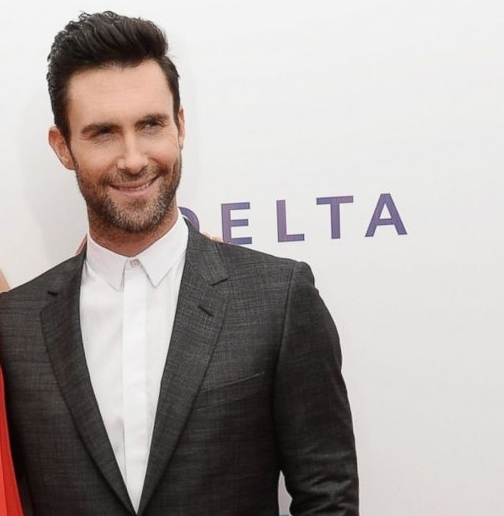
#> input picture face-alignment/faces_imgs/1.jpg, 504 x 516 px; its folder holds 5 pictures in this run
$ jupyter execute '人脸校正.ipynb'   (shell and % lines are left out)   (older library calls are emulated)
#> lines starting #> are read from the running program, lines starting #| are printed output that depends on the picture
[cell 1]
from skimage import io
import pickle
import os
import numpy as np

def load_faces_and_eyes(dir_name = 'faces_imgs', eye_path = './eyes.pickle'):

#> called with dir_name = 'faces_imgs', eye_path = './eyes.pickle'
    faces = dict()
    files = [(f, os.path.join(dir_name, f))  for f in os.listdir(dir_name)]
    for f, f_full in files:
        img = io.imread(f_full)
#> img is the input picture: shape (516, 504, 3); mean R, G, B 172.2, 165.2, 162.8
        faces[f] = img

    with open('./eyes.pickle', 'rb') as f:
#> (reads face-alignment/eyes.pickle from the repository)
        eyes = pickle.load(f)
#> eyes = {'2.jpg': [(108, 92), (145, 88)], '6.jpg': [(169, 133), (222, 126)], '4.jpg': [(146, 174), (211, 180)], '5.jpg': [(230, 121), (279, 114)], '3.jpg': [(173, 201), (246, 193)], '1.jpg': [(104, 132), (152, 124)]}

    return faces, eyes


faces, eyes = load_faces_and_eyes()
#> faces = 5 items

[cell 2]
face = faces['1.jpg']

[cell 3]
import matplotlib.pyplot as plt

plt.imshow(face)

[cell 4]
eyes
#> Out has the same summary as eyes in load_faces_and_eyes

[cell 5]
eye = eyes['1.jpg']
#> eye = [(104, 132), (152, 124)]

[cell 6]
eye
#> Out = [(104, 132), (152, 124)]

[cell 7]
plt.plot(eye[0][0], eye[0][1], 'ro')
plt.plot(eye[1][0], eye[1][1], 'ro')
plt.imshow(face)
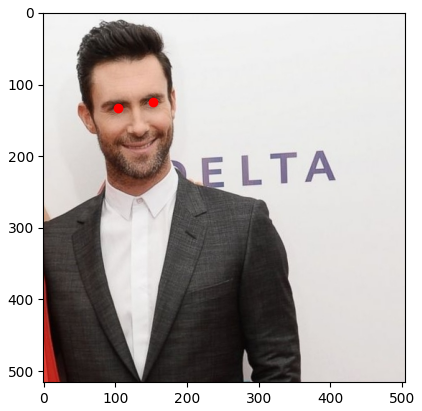
#> figure drawn by matplotlib, 1 panel

[cell 8]
"""
1.找到眼睛倾斜的角度和两眼距离
"""
p1 = np.array(eye[0])[::-1] # 左眼坐标
#> p1 = [132, 104]
p2 = np.array(eye[1])[::-1] # 右眼坐标
#> p2 = [124, 152]
dist = np.sqrt(np.sum(p1-p2)**2) # 两只眼睛之间的距离
#> dist = 40

[cell 9]
p1
#> Out = [132, 104]

[cell 10]
p2
#> Out = [124, 152]

[cell 11]
dist
#> Out = 40

[cell 12]
dp = p1 - p2
#> dp = [8, -48]

[cell 13]
angle = np.arctan(dp[0] / dp[1])
#> angle = -0.165

[cell 14]
angle
#> Out = -0.165

[cell 15]
# 两眼距离的中点
org_eye_center = np.array((p1 + p2) / 2, dtype=np.int)
#> org_eye_center = [128, 128]
# 图像的中点
org_image_center = np.array((np.array(face.shape[:2]) - 1) / 2, dtype=np.int)
#> org_image_center = [257, 251]

[cell 16]
org_eye_center
#> Out = [128, 128]

[cell 17]
org_image_center
#> Out = [257, 251]

[cell 18]
plt.plot(eye[0][0], eye[0][1], 'ro')
plt.plot(eye[1][0], eye[1][1], 'ro')
plt.plot(org_eye_center[0], org_eye_center[1], 'b+')
plt.plot(org_image_center[0], org_image_center[1], 'b+')
plt.imshow(face)

[cell 19]
"""
2. 旋转图片
"""
from scipy import ndimage

# angle = angle，如果 angle < 0 则为 angle = 180 + angle
rot_img = ndimage.rotate(face, angle=+angle*180/np.pi)
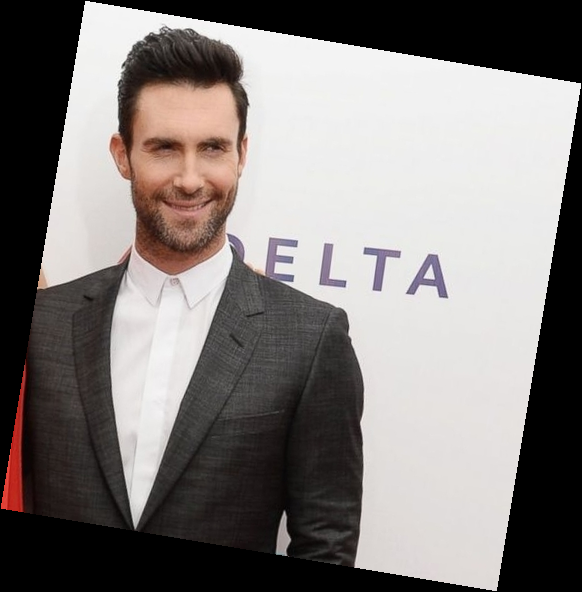
#> rot_img: shape (592, 582, 3); mean R, G, B 129.4, 124.2, 122.3

[cell 20]
plt.imshow(rot_img)

[cell 21]
# 旋转后图像的中点
rot_image_center = np.array((np.array(rot_img.shape[:2]) - 1) / 2, dtype=np.int)
#> rot_image_center = [295, 290]

[cell 22]
rot_image_center
#> Out = [295, 290]

[cell 23]
plt.plot(rot_image_center[0], rot_image_center[1], 'r+')
plt.imshow(rot_img)
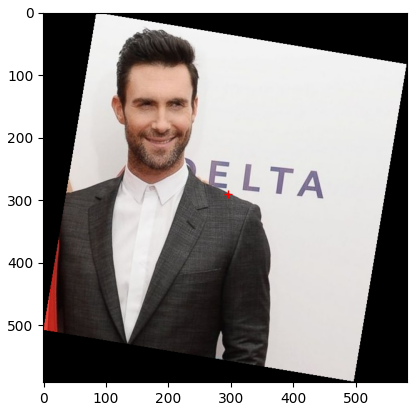
#> figure drawn by matplotlib, 1 panel

[cell 24]
"""
3. 在旋转后的图片中找到眼睛的坐标
"""
# 以图片中心进行旋转
# 在旋转后的图片中找到眼睛的中点
R = np.array([[np.cos(angle), np.sin(angle)], [-np.sin(angle), np.cos(angle)]])
#> R = [[0.986, -0.164], [0.164, 0.986]]
rot_eye_center = np.dot(R, org_eye_center[::-1]-org_image_center[::-1])[::-1] + rot_image_center
#> rot_eye_center = [147.5, 189.9]
rot_eye_center = np.array(rot_eye_center, dtype=int)
#> rot_eye_center = [147, 189]

[cell 25]
rot_eye_center
#> Out = [147, 189]

[cell 26]
rot_img.shape
#> Out = (592, 582, 3)

[cell 27]
plt.plot(rot_eye_center[1], rot_eye_center[0], 'r+')
plt.imshow(rot_img)

[cell 28]
mid_y, mid_x = rot_eye_center
#> mid_y = 147; mid_x = 189

[cell 29]
mid_y
#> Out = 147

[cell 30]
mid_x
#> Out = 189

[cell 31]
MUL = 2
y_top = int(max(mid_y - MUL * dist, 0))
#> y_top = 67

[cell 32]
y_top
#> Out = 67

[cell 33]
y_bot = int(min(mid_y + MUL * dist, rot_img.shape[0]))
#> y_bot = 227

[cell 34]
y_bot
#> Out = 227

[cell 35]
x_left = int(max(mid_x - MUL * dist, 0))
#> x_left = 109
x_right = int(min(mid_x + MUL * dist, rot_img.shape[1]))
#> x_right = 269

[cell 36]
x_left
#> Out = 109

[cell 37]
"""
4. 根据眼睛坐标找到包含面部的框的宽度和高度
"""
mid_y, mid_x = rot_eye_center

MUL = 2
y_top = int(max(mid_y - MUL * dist, 0))
y_bot = int(min(mid_y + MUL * dist, rot_img.shape[0]))
x_left = int(max(mid_x - MUL * dist, 0))
x_right = int(min(mid_x + MUL * dist, rot_img.shape[1]))

cropped_img = rot_img[y_top:y_bot+1, x_left:x_right+1, :]
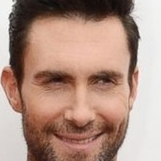
#> cropped_img: shape (161, 161, 3); mean R, G, B 174.8, 144, 130.5

[cell 38]
cropped_img.shape
#> Out = (161, 161, 3)

[cell 39]
plt.imshow(cropped_img)

[cell 40]
"""
5. 裁剪图像的尺寸为 224x224
"""
import skimage.transform as transform

scaled_img = transform.resize(cropped_img, [224, 224], mode='constant')
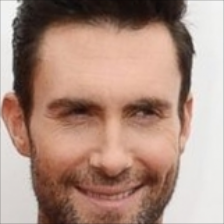
#> scaled_img: shape (224, 224, 3) float64; mean R, G, B 0.684, 0.563, 0.51
plt.imshow(scaled_img)
